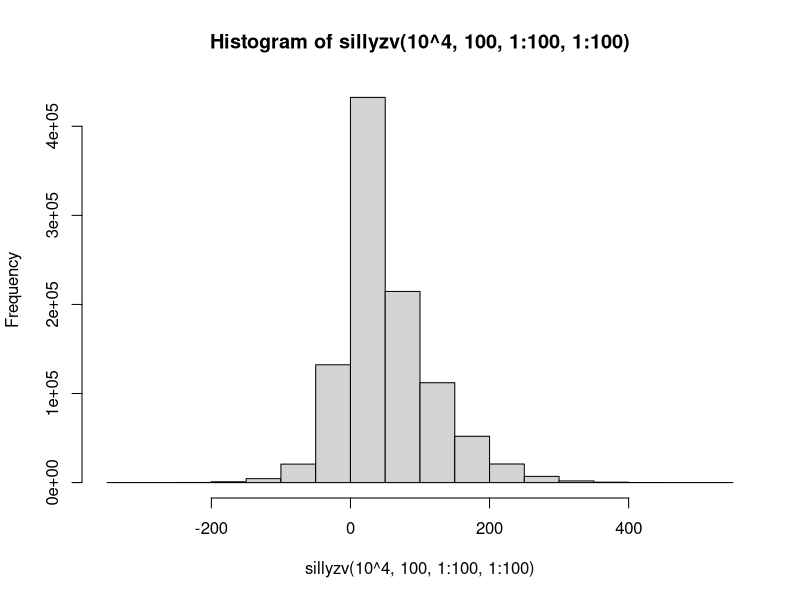
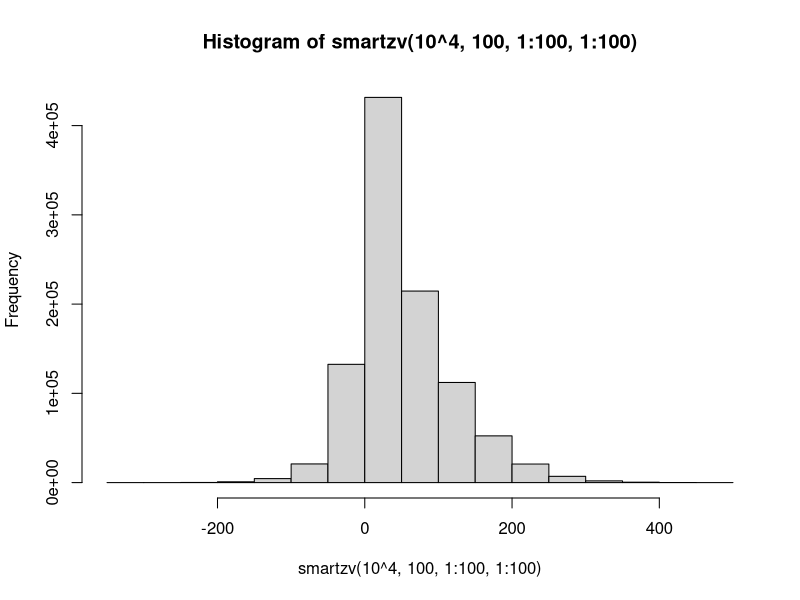
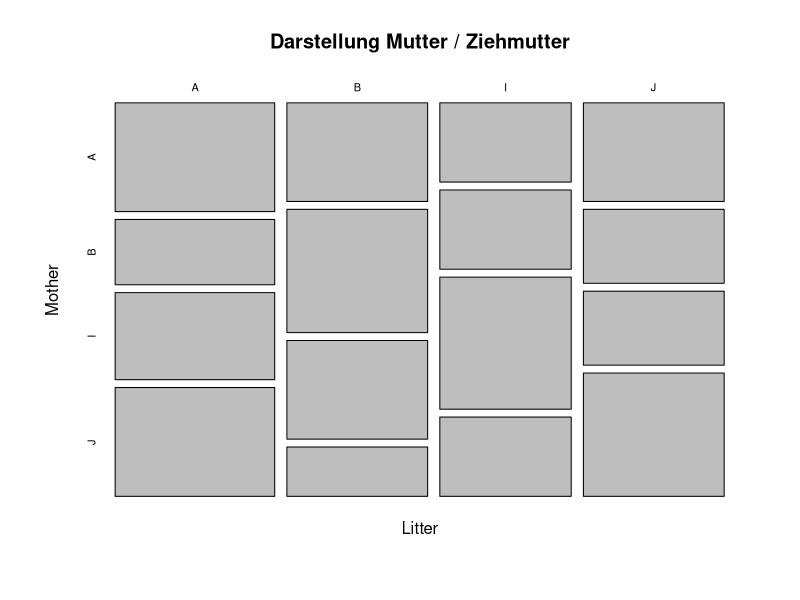

The R source for these figures, in order:
rm(list = ls())

# Aufgabe 1 ####################################################################

rpoisson <- function(n,lambda){
  
  stopifnot(!missing(n),
            !missing(lambda))
  
  return (mean(rpois(n,lambda)))
}

rpoisson(10,1)


n <- c(10,100,1000,10000)
lambda <- c(0.1,1,10,100)
results <- matrix(nrow = 5000, ncol = 4)
computational.time <- vector(length = 4)

for(i in 1:4){
  eval.time <- system.time(
    results[,i] <- replicate(5000,rpoisson(n = n[i], lambda = lambda[i]))
  )
  computational.time[i] <- eval.time
}


means <- apply(results,2,mean)
variances <- apply(results, 2, var)

summarization <- as.data.frame(rbind(means,variances,computational.time))
rownames(summarization) <- c("emp.Mittelwerte", "emp.Varianz", "Rechendauer")
colnames(summarization) <- c("Versuch 1", "Versuch 2", "Versuch 3", "Versuch 3")

# Lamda = E(x) & Var(x) bei Poisson

# Aufgabe 2 ####################################################################

sillyzv <- function(n, k, mean, sd) {
  
  mat <- matrix(nrow = n, ncol = k)
  
  for(i in 1:k){
    # Hier wäre eine Fehlerprüfung sehr ineffizient
          mat[,i] <- rnorm(n, mean = mean, sd = sd)
  }
  return(mat)
}

hist(sillyzv(10^4,100,1:100,1:100))
summary(sillyzv(10^4,100,1:100,1:100))

# Aufgabe 3 ####################################################################
smartzv <- function(n,k,mean = 0, sd = 1){
  
  stopifnot(!missing(n),
            !missing(k),
            k == length(mean),      # Gleich lange Vektoren
            k == length(sd),
            k %% length(mean) == 0, # Länge ein vielfaches?
            k %% length(sd) == 0)
  
  return(replicate(n = k ,rnorm(n,mean = mean, sd = sd), simplify = "matrix"))
}

hist(smartzv(10^4,100,1:100,1:100))

set.seed(0606)
t1 <- system.time(x1 <- sillyzv(10^4,100,1:100,1:100))

set.seed(0606)
t2 <- system.time(x2 <- smartzv(10^4,100,1:100,1:100))

t1/t2
all.equal(x1,x2)

# Aufgabe 4 ####################################################################


srcount <- function(n,b){
  
  stopifnot(!missing(n),
            !missing(b),
            is.numeric(n),
            is.numeric(b)
  )
  
  ziehungen <- replicate(b, sample(1:n,n,replace = T), simplify = "matrix")
  # table()
  # 
  # for(i in 1:b){
  #   buf <- sample(n,length(n), replace=TRUE)
  #   buf <- unique(buf)
  #   out[i]<- length(buf)/length(n)
  # }
  return(table(ziehungen))

}

begin <- proc.time()

# Kann man hier srcount parallel Ausführen?
srcount(6325,4000)

end <- proc.time()
time <- end - begin
time

# Aufgabe 5 ####################################################################
rm(list = ls())
library(MASS)
library(dplyr)

data("genotype", package = "MASS")
str(genotype)
head(genotype)

dim(genotype)
# 61 Beobachtungen und 3 Variablen

result.set <- dplyr::select(genotype, Litter, Mother, Wt) %>%
  group_by(Litter, Mother) %>%
  summarise(beobachtung = n(),
            mean.wt = round(mean(Wt),2))

model <- lm(result.set$mean.wt ~ result.set$Litter + result.set$Mother, data = result.set)
summary(model)

png(filename = "weight.genotype.png")
par(mfrow = c(2,1))
boxplot(mean.wt ~ Mother, data = result.set, col = 1:4)
title(main = "Weight / Mother", xlab = "Genotype", ylab = "Weight")
boxplot(mean.wt ~ Litter, data = result.set, col = 1:4)
title(main = "Weight / Litter", xlab = "Genotype", ylab = "Weight")
dev.off()

# Mosaicplot
 #mosaicplot(factor(result.set$Mother) ~ factor(result.set$Litter), col = "red", margin = result.set$mean.wt)

 mosaicplot(table(genotype[,-3]), main = "Darstellung Mutter / Ziehmutter")
 